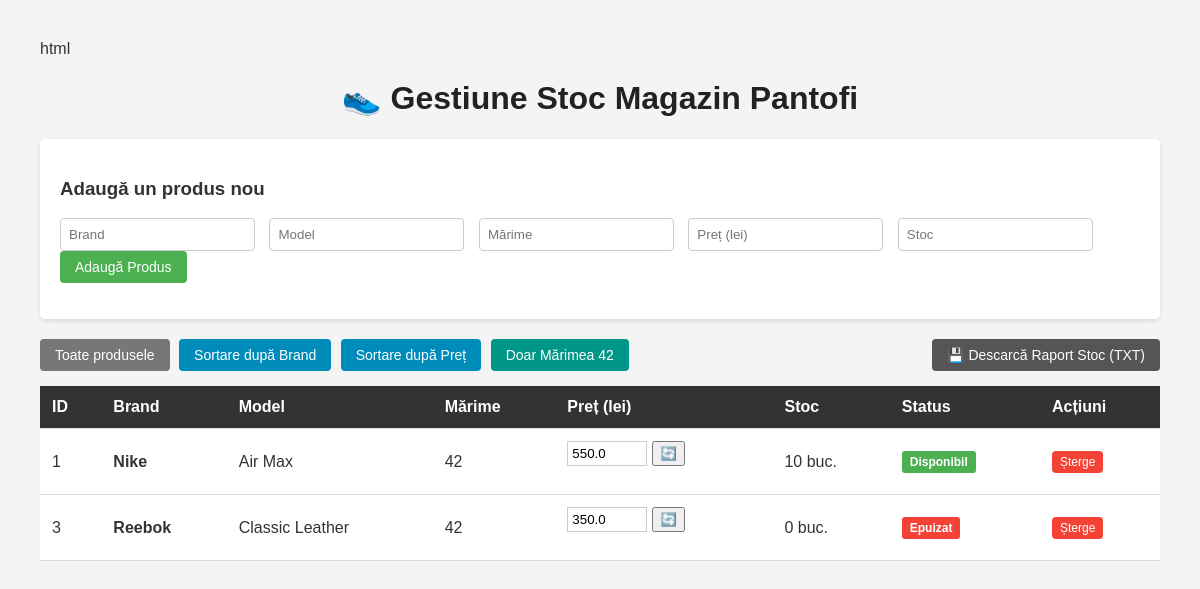
/?filtru=42, run on the app's committed database.
### database.py (models this page shows)
class Pantof(Base):
    __tablename__ = "pantofi"
    id: int = Column(Integer, primary_key=True, index=True)
    model: str = Column(String, nullable=False)
    brand: str = Column(String, nullable=False)
    marime: int = Column(Integer, nullable=False)
    pret: float = Column(Float, nullable=False)
    stoc: int = Column(Integer, default=0)
    este_disponibil: bool = Column(Boolean, default=True)

### app.py (the view)
@app.route("/")
def index():
    sort_param = request.args.get('sort')
    filtru_param = request.args.get('filtru')
    produse = crud.obtine_produse(sort_param, filtru_param)
    return render_template("index.html", produse=produse)

### crud.py (called while the page is built)
def obtine_produse(sort_param: Optional[str] = None, filtru_param: Optional[str] = None) -> List[Pantof]:
    session = SessionLocal()
    query = session.query(Pantof)
    if filtru_param:
        query = query.filter(Pantof.marime == int(filtru_param))
    if sort_param == 'brand':
        query = query.order_by(Pantof.brand)
    elif sort_param == 'pret_desc':
        query = query.order_by(Pantof.pret.desc())
    produse = query.all()
    session.close()
    return produse

### templates/index.html (shortened to what this page needs)
<!DOCTYPE html>
<html lang="ro">
<head>
</head>
<body>
    <h1>👟 Gestiune Stoc Magazin Pantofi</h1>
    <div class="box">
        <h3>Adaugă un produs nou</h3>
        <form action="/adauga" method="POST" class="form-inline">
            <input type="text" name="brand" placeholder="Brand" required>
            <input type="text" name="model" placeholder="Model" required>
            <input type="number" name="marime" placeholder="Mărime" required>
            <input type="number" step="0.01" name="pret" placeholder="Preț (lei)" required>
            <input type="number" name="stoc" placeholder="Stoc" required>
            <button type="submit" class="btn btn-success">Adaugă Produs</button>
        </form>
    </div>
    <div class="actions-nav">
        <div>
            <a href="/" class="btn btn-primary" style="background-color: #777;">Toate produsele</a>
            <a href="/?sort=brand" class="btn btn-primary">Sortare după Brand</a>
            <a href="/?sort=pret_desc" class="btn btn-primary">Sortare după Preț</a>
            <a href="/?filtru=42" class="btn btn-primary" style="background-color: #009688;">Doar Mărimea 42</a>
        </div>
        <a href="/raport" class="btn btn-dark">💾 Descarcă Raport Stoc (TXT)</a>
    </div>
    <table>
        <thead>
            <tr>
                <th>ID</th>
                <th>Brand</th>
                <th>Model</th>
                <th>Mărime</th>
                <th>Preț (lei)</th>
                <th>Stoc</th>
                <th>Status</th>
                <th>Acțiuni</th>
            </tr>
        </thead>
        <tbody>
            {% for p in produse %}
            <tr>
                <td>{{ p.id }}</td>
                <td><strong>{{ p.brand }}</strong></td>
                <td>{{ p.model }}</td>
                <td>{{ p.marime }}</td>
                <td>
                    <form action="/update/{{ p.id }}" method="POST" style="display: inline-flex;">
                        <input type="number" step="0.01" name="pret_nou" value="{{ p.pret }}" style="width: 80px; padding: 4px; border: 1px solid #ccc;">
                        <button type="submit" style="margin-left: 5px; cursor: pointer;">🔄</button>
                    </form>
                </td>
                <td>{{ p.stoc }} buc.</td>
                <td>
                    {% if p.este_disponibil %}
                    <span class="badge bg-success">Disponibil</span>
                    {% else %}
                    <span class="badge bg-danger">Epuizat</span>
                    {% endif %}
                </td>
                <td>
                    <a href="/sterge/{{ p.id }}" class="btn btn-danger" style="padding: 4px 8px; font-size: 12px;">Șterge</a>
                </td>
            </tr>
            {% endfor %}
        </tbody>
    </table>
</body>
</html>

### templates/index.html (style rules this page uses)
body { font-family: Arial, sans-serif; margin: 40px; background-color: #f4f4f4; color: #333; }
h1 { text-align: center; color: #222; }
.box { background: white; padding: 20px; border-radius: 5px; margin-bottom: 20px; box-shadow: 0px 2px 5px rgba(0,0,0,0.1); }
.form-inline input { padding: 8px; margin-right: 10px; border: 1px solid #ccc; border-radius: 4px; }
.btn { padding: 8px 15px; border: none; border-radius: 4px; cursor: pointer; text-decoration: none; font-size: 14px; display: inline-block; }
.btn-success { background-color: #4CAF50; color: white; }
.btn-primary { background-color: #008CBA; color: white; margin-right: 5px; }
.btn-danger { background-color: #f44336; color: white; }
.btn-dark { background-color: #555; color: white; }
table { width: 100%; border-collapse: collapse; margin-top: 15px; background: white; }
th, td { padding: 12px; text-align: left; border-bottom: 1px solid #ddd; }
th { background-color: #333; color: white; }
.badge { padding: 4px 8px; border-radius: 3px; font-size: 12px; font-weight: bold; color: white; }
.bg-success { background-color: #4CAF50; }
.bg-danger { background-color: #f44336; }
.actions-nav { margin-bottom: 15px; display: flex; justify-content: space-between; align-items: center; }

### data on the page
Pantof: id "1", brand "Nike", model "Air Max", marime "42", pret_nou "550.0", stoc "10", este_disponibil "Disponibil"
Pantof: id "3", brand "Reebok", model "Classic Leather", marime "42", pret_nou "350.0", stoc "0", este_disponibil "Epuizat"
